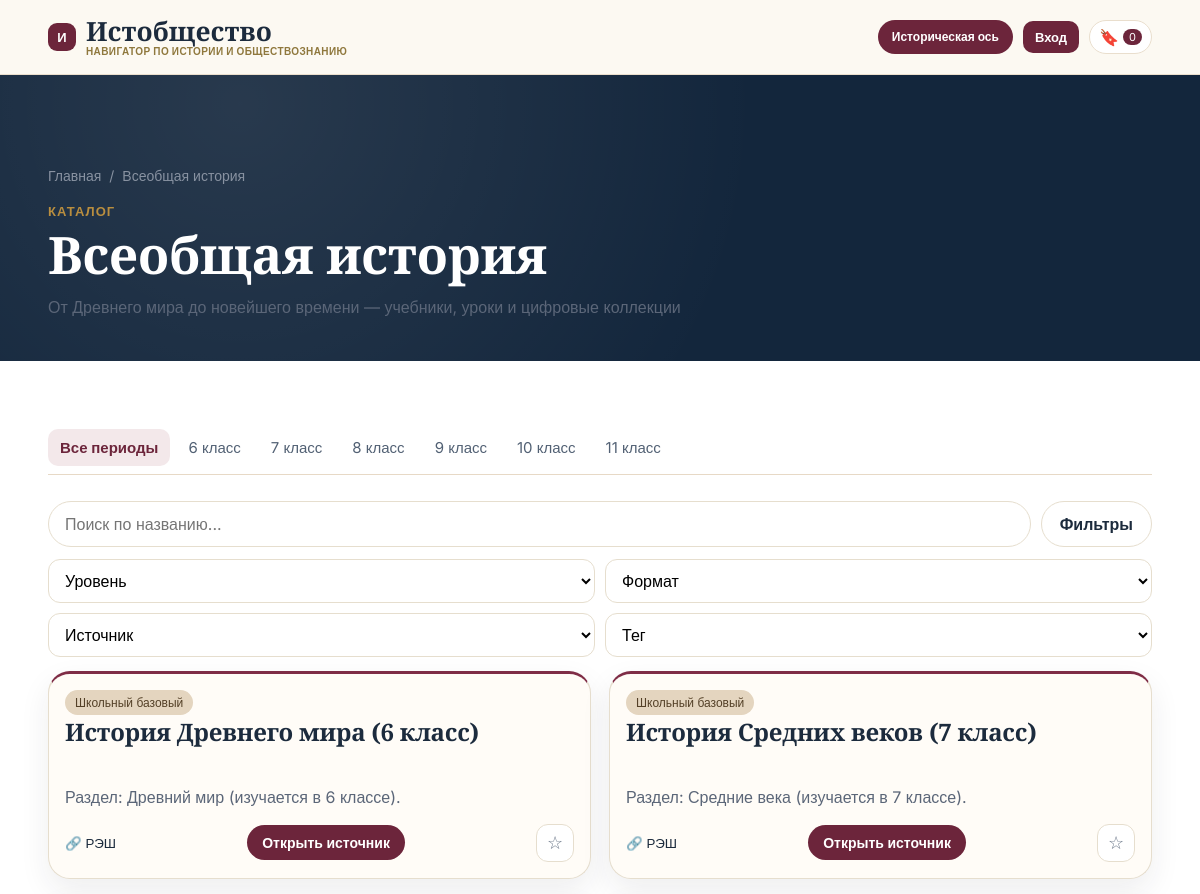
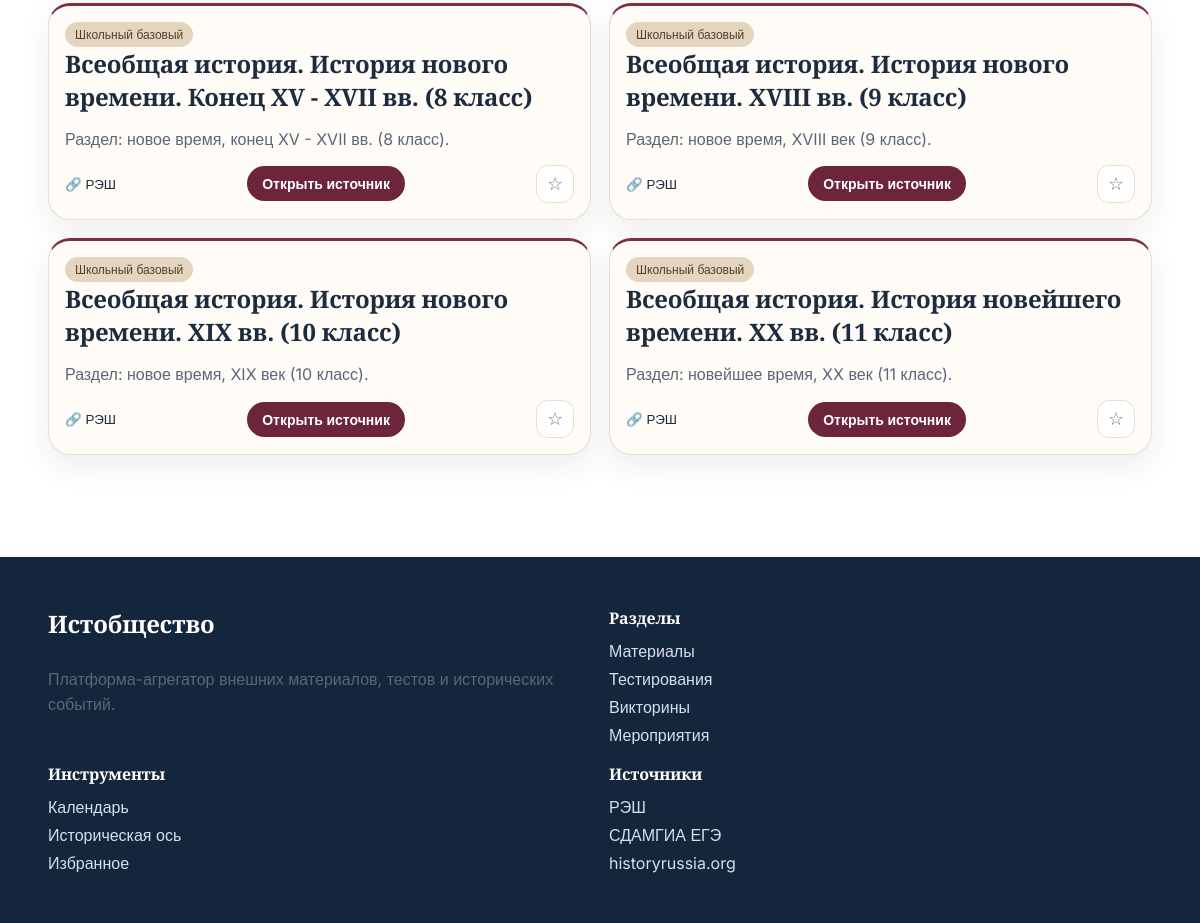
Screenshot of /world/ with the database file from the repository (2 pictures, top to bottom).
### apps/common/models.py (models this page shows, shortened)
class Tag(models.Model):
    name = models.CharField(max_length=128, unique=True)
    slug = models.SlugField(max_length=128, unique=True)
    tag_type = models.CharField(max_length=64, choices=TAG_TYPE_CHOICES, default="topic")
    color = models.CharField(max_length=20, default="#E6E8EE")
    is_featured = models.BooleanField(default=False)
    sort_order = models.PositiveIntegerField(default=0)
    class Meta:
        ordering = ["sort_order", "name"]

class TimeStampedModel(models.Model):
    created_at = models.DateTimeField(auto_now_add=True)
    updated_at = models.DateTimeField(auto_now=True)
    class Meta:
        abstract = True

class Source(TimeStampedModel):
    name = models.CharField(max_length=255, unique=True)
    slug = models.SlugField(max_length=255, unique=True)
    domain = models.CharField(max_length=255, blank=True)
    base_url = models.URLField(blank=True)
    source_type = models.CharField(max_length=64, choices=SOURCE_TYPE_CHOICES, default="external_education")
    logo = models.ImageField(upload_to="sources/logos/", blank=True, null=True)
    is_active = models.BooleanField(default=True)
    sort_order = models.PositiveIntegerField(default=0)
    class Meta:
        ordering = ["sort_order", "name"]

### apps/catalog/models.py (models this page shows, shortened)
class Material(TimeStampedModel):
    title = models.CharField(max_length=255)
    slug = models.SlugField(max_length=255, unique=True)
    short_description = models.TextField(blank=True)
    full_description = models.TextField(blank=True)
    section = models.CharField(max_length=32, choices=SECTION_CHOICES)
    material_kind = models.CharField(max_length=32, choices=MATERIAL_KIND_CHOICES, default="lesson")
    source = models.ForeignKey(Source, on_delete=models.PROTECT, related_name="materials")
    external_url = models.URLField(blank=True)
    primary_file = models.FileField(upload_to="materials/files/", blank=True, null=True)
    cover_image = models.ImageField(upload_to="materials/covers/", blank=True, null=True)
    badge_text = models.CharField(max_length=64, blank=True)
    level = models.CharField(max_length=32, choices=LEVEL_CHOICES, default="general")
    is_external_resource = models.BooleanField(default=True)
    is_published = models.BooleanField(default=True)
    is_archived = models.BooleanField(default=False)
    sort_order = models.PositiveIntegerField(default=0)
    published_at = models.DateTimeField(blank=True, null=True)
    link_priority = models.CharField(max_length=16, choices=LINK_PRIORITY_CHOICES, default="external")
    updated_by = models.ForeignKey(
        settings.AUTH_USER_MODEL,
        on_delete=models.SET_NULL,
        null=True,
        blank=True,
        related_name="updated_materials",
    )
    tags = models.ManyToManyField(Tag, related_name="materials", blank=True)
    class Meta:
        ordering = ["sort_order", "-published_at", "title"]

### apps/catalog/views.py (the view)
# urls.py: path("world/", views.world, name="world"),
def world(request):
    materials = _filtered_materials("world", request)
    period_tabs = [
        "Все периоды",
        "6 класс",
        "7 класс",
        "8 класс",
        "9 класс",
        "10 класс",
        "11 класс",
    ]
    selected = {
        "q": request.GET.get("q", ""),
        "level": request.GET.get("level", ""),
        "material_kind": request.GET.get("material_kind", ""),
        "source": request.GET.get("source", ""),
        "tag": request.GET.get("tag", ""),
        "quick": request.GET.get("quick", ""),
        "staff_state": request.GET.get("staff_state", "all"),
    }
    context = {
        "section_name": "Всеобщая история",
        "section_slug": "world",
        "materials": materials,
        "sources": Source.objects.filter(is_active=True),
        "tags": Tag.objects.filter(tag_type__in=["topic", "period", "era"]),
        "level_choices": LEVEL_CHOICES,
        "material_kind_choices": MATERIAL_KIND_CHOICES,
        "period_tabs": period_tabs,
        "selected": selected,
        "total_count": materials.count(),
        "staff_mode": request.user.is_staff,
        "section_default": "world",
    }
    return render(request, "catalog/world.html", context)

### apps/core/context_processors.py (called while the page is built)
def site_meta(_request):
    return {
        "site_name": SITE_BRAND_NAME,
        "site_tagline": SITE_BRAND_TAGLINE,
    }

### apps/favorites/context_processors.py (called while the page is built)
def favorites_context(request):
    favorites = ensure_session_favorites(request)
    return {
        "favorites_count": total_favorites_count(favorites),
        "favorites_state": favorites,
    }

### apps/favorites/services.py (called while the page is built)
def _normalized_favorites(raw_favorites):
    fallback = {key: [] for key in FAVORITE_GROUPS}
    if not isinstance(raw_favorites, dict):
        return fallback
    normalized = {}
    for group in FAVORITE_GROUPS:
        values = raw_favorites.get(group, [])
        if isinstance(values, (list, tuple, set)):
            normalized[group] = [item for item in values if isinstance(item, int)]
        else:
            normalized[group] = []
    return normalized

def ensure_session_favorites(request):
    fallback = {key: [] for key in FAVORITE_GROUPS}
    try:
        session = getattr(request, "session", None)
        if session is None:
            return fallback
        favorites = session.get(settings.FAVORITES_SESSION_KEY)
        if not favorites:
            favorites = fallback.copy()
        return _normalized_favorites(favorites)
    except Exception:
        return fallback

def total_favorites_count(favorites):
    safe_favorites = _normalized_favorites(favorites)
    return sum(len(values) for values in safe_favorites.values())

### templates/catalog/world.html (shortened to what this page needs)
{% extends "base.html" %}
{% load static %}
{% block page_css %}<link rel="stylesheet" href="{% static 'css/pages/world.css' %}">{% endblock %}
{% block content %}
<section class="hero hero-dark world-hero">
  <div class="container">
    {% include "includes/components/breadcrumbs.html" with current="Всеобщая история" %}
    <p class="section-label">Каталог</p>
    <h1>Всеобщая история</h1>
    <p>От Древнего мира до новейшего времени — учебники, уроки и цифровые коллекции</p>
  </div>
</section>
<section class="container section">
  <form class="filter-form" method="get" hx-get="/htmx/world/filter/" hx-target="#world-grid" hx-trigger="change delay:200ms, keyup changed delay:300ms from:input[name='q']">
    <div class="period-tabs">
      {% for period in period_tabs %}
        <button type="submit" name="quick" value="{{ period }}" class="{% if selected.quick == period or not selected.quick and forloop.first %}is-active{% endif %}">{{ period }}</button>
      {% endfor %}
    </div>
    <div class="search-form">
      <input type="text" name="q" value="{{ selected.q }}" placeholder="Поиск по названию...">
      <button type="submit" class="btn btn-outline">Фильтры</button>
    </div>
    <div class="filter-row">
      <select name="level">
        <option value="">Уровень</option>
      </select>
      <select name="material_kind">
        <option value="">Формат</option>
      </select>
      <select name="source">
        <option value="">Источник</option>
      </select>
      <select name="tag">
        <option value="">Тег</option>
      </select>
    </div>
  </form>
  <div id="world-grid" class="grid-4">
    {% include "catalog/partials/materials_grid.html" with materials=materials total_count=total_count %}
  </div>
</section>
{% endblock %}

### templates/includes/components/breadcrumbs.html
<nav class="breadcrumbs" aria-label="Хлебные крошки">
  <a href="/">Главная</a>
  <span>/</span>
  <span>{{ current }}</span>
</nav>

### templates/includes/components/material_card.html (shortened to what this page needs)
<article class="card material-card">
  <div class="card-head">
    <span class="pill">{{ material.get_level_display }}</span>
  </div>
  <h3>{{ material.title }}</h3>
  <p>{{ material.short_description|truncatechars:96 }}</p>
  <div class="card-footer">
    <small>🔗 {{ material.source.name }}</small>
    {% if material.primary_file %}
      <a class="btn btn-outline" href="{{ material.primary_file.url }}" download>Скачать файл</a>
    {% elif material.external_url %}
      <a
        class="btn js-external-go"
        href="/go/material/{{ material.id }}/"
        data-item-title="{{ material.title }}"
        data-source-domain="{{ material.source.domain|default:material.source.name }}"
        data-content-label="материалу"
      >Открыть источник</a>
    {% endif %}
    {% if material.id in favorites_state.materials %}
      {% include "includes/components/favorite_button.html" with item_type="materials" item_id=material.id is_saved=True %}
    {% else %}
      {% include "includes/components/favorite_button.html" with item_type="materials" item_id=material.id is_saved=False %}
    {% endif %}
  </div>
</article>

### templates/includes/components/favorite_button.html
{% with saved=is_saved|default:False %}
<button
  class="favorite-btn {% if saved %}is-saved{% endif %}"
  hx-post="/htmx/favorites/toggle/"
  hx-vals='{"item_type":"{{ item_type }}","item_id":"{{ item_id }}"}'
  hx-target="this"
  hx-swap="outerHTML"
  hx-trigger="click"
  aria-label="{% if saved %}Убрать из избранного{% else %}Сохранить в избранное{% endif %}"
  title="{% if saved %}Убрать из избранного{% else %}Сохранить в избранное{% endif %}"
>
  {% if saved %}★{% else %}☆{% endif %}
</button>
{% endwith %}

### static/css/base.css (style rules this page uses)
:root { --background-main: #ffffff; --background-card: #fffcf7; --background-hero-dark: #13263c; --text-primary: #1c2b3d; --text-secondary: #5b6678; --accent-burgundy: #6c253b; --accent-gold: #b98e3f; --accent-blue: #1b79da; --accent-green: #2d8f48; --card-border: #e6dece; --chip-bg: #ebe4d7; --footer-bg: #13263c; --radius-md: 14px; --radius-lg: 22px; --shadow-soft: 0 12px 30px rgba(34, 38, 48, 0.08); }
* { box-sizing: border-box; }
body { margin: 0; background: var(--background-main); color: var(--text-primary); font-family: "Inter", sans-serif; }
h1, h2, h3, h4 { font-family: "Cormorant Garamond", serif; margin: 0 0 14px; letter-spacing: -0.01em; }
h1 { font-size: clamp(2.4rem, 4.3vw, 4.35rem); line-height: 1.03; }
h3 { font-size: clamp(1.35rem, 2vw, 1.9rem); }
p { margin: 0 0 14px; color: var(--text-secondary); line-height: 1.52; }
a { color: inherit; text-decoration: none; }
button, input, select { font: inherit; }

### static/css/layout.css (style rules this page uses)
.container { width: min(1600px, 92vw); margin: 0 auto; }
.section { padding: 52px 0; }
.hero { background: linear-gradient(140deg, #1f2f46 0%, #13263c 70%); color: #fff; padding: 92px 0 70px; position: relative; }
.hero::before { content: ""; position: absolute; inset: 0; background: radial-gradient(circle at 20% 10%, rgba(255, 255, 255, 0.09), transparent 52%); }
.hero > .container { position: relative; z-index: 1; }
.hero-dark { background: var(--background-hero-dark); }
.section-label { color: var(--accent-gold); text-transform: uppercase; letter-spacing: 0.08em; font-size: 13px; font-weight: 700; margin-bottom: 6px; }
.grid-4 { display: grid; grid-template-columns: repeat(4, minmax(0, 1fr)); gap: 18px; }
@media (max-width: 1279px) { .grid-4 { grid-template-columns: repeat(2, minmax(0, 1fr)); } }

### static/css/components.css (style rules this page uses)
.btn { display: inline-flex; align-items: center; justify-content: center; padding: 10px 18px; border: 0; border-radius: 999px; background: var(--accent-burgundy); color: #fff; cursor: pointer; font-weight: 600; }
.btn-outline { background: #fff; color: var(--text-primary); border: 1px solid var(--card-border); }
.search-form { display: grid; grid-template-columns: 1fr auto; gap: 10px; position: relative; }
.search-form input, .search-form select { width: 100%; border: 1px solid var(--card-border); border-radius: 999px; padding: 12px 16px; background: #fff; }
.filter-form { display: grid; gap: 12px; margin: 16px 0 14px; }
.filter-row { display: grid; grid-template-columns: repeat(4, minmax(0, 1fr)); gap: 10px; }
.filter-row select { border: 1px solid var(--card-border); border-radius: 12px; background: #fff; padding: 10px 12px; }
.period-tabs { display: flex; flex-wrap: wrap; gap: 6px; border-bottom: 1px solid #e7d9c6; padding-bottom: 8px; margin-bottom: 14px; }
.period-tabs button, .period-tabs a { border: 0; background: transparent; border-radius: 10px; padding: 9px 12px; cursor: pointer; color: #526174; font-size: 15px; }
.period-tabs button.is-active, .period-tabs a.is-active { color: var(--accent-burgundy); background: #f3e8ea; font-weight: 600; }
.card { background: var(--background-card); border: 1px solid var(--card-border); border-radius: var(--radius-lg); padding: 16px; box-shadow: var(--shadow-soft); }
.card-head, .card-footer, .toolbar { display: flex; flex-wrap: wrap; gap: 8px; align-items: center; justify-content: space-between; }
.card-footer .btn { padding: 9px 15px; font-size: 14px; }
.pill { background: #e4d5bf; color: #544027; border-radius: 999px; padding: 5px 10px; font-size: 12px; }
.favorite-btn { width: 38px; min-width: 38px; height: 38px; display: inline-flex; align-items: center; justify-content: center; background: #fff; border: 1px solid var(--card-border); color: #6e7a8b; border-radius: 12px; padding: 0; cursor: pointer; font-size: 18px; line-height: 1; transition: all 0.18s ease; }
.breadcrumbs { display: flex; gap: 8px; color: #8892a1; margin-bottom: 18px; font-size: 14px; }
.material-card { overflow: hidden; }
.material-card, .test-card, .event-card { display: flex; flex-direction: column; height: 100%; }
.material-card .card-footer, .test-card .card-footer, .event-card .card-footer { margin-top: auto; }
@media (max-width: 1279px) { .filter-row { grid-template-columns: repeat(2, minmax(0, 1fr)); } }

### static/css/pages/world.css (style rules this page uses)
.material-card h3 { min-height: 56px; }
.material-card { border-top: 3px solid #7f2d46; }
.world-hero { padding-bottom: 28px; }

### rows the page displays
Tag: name "Всеобщая история"
Material: level "Школьный базовый", title "История Древнего мира (6 класс)", short_description "Раздел: Древний мир (изучается в 6 классе).", source.name "РЭШ"
Material: level "Школьный базовый", title "История Средних веков (7 класс)", short_description "Раздел: Средние века (изучается в 7 классе).", source.name "РЭШ"
Material: level "Школьный базовый", title "Всеобщая история. История нового времени. Конец XV - XVII вв. (8 класс)", short_description "Раздел: новое время, конец XV - XVII вв. (8 класс).", source.name "РЭШ"
Material: level "Школьный базовый", title "Всеобщая история. История нового времени. XVIII вв. (9 класс)", short_description "Раздел: новое время, XVIII век (9 класс).", source.name "РЭШ"
Material: level "Школьный базовый", title "Всеобщая история. История нового времени. XIX вв. (10 класс)", short_description "Раздел: новое время, XIX век (10 класс).", source.name "РЭШ"
Material: level "Школьный базовый", title "Всеобщая история. История новейшего времени. XX вв. (11 класс)", short_description "Раздел: новейшее время, XX век (11 класс).", source.name "РЭШ"

### other values shown
{{ site_name }} "Истобщество"
{{ site_tagline }} "НАВИГАТОР ПО ИСТОРИИ И ОБЩЕСТВОЗНАНИЮ"
{{ favorites_count|default:0 }} "0"
{{ period }} "Все периоды" "6 класс" "7 класс" "8 класс" "9 класс" "10 класс" "11 класс"
